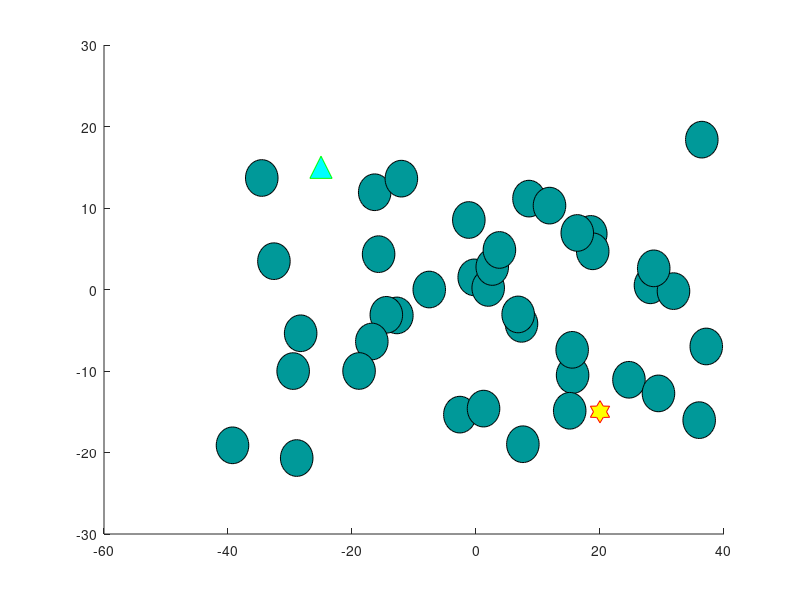

The MATLAB source for this figure: (Note: this script raises an error after producing the figure.)
clear all
figure

global RRT_ans;
RRT_time=[];
RRT_ftimes=0;
RRT_f=0;
num_ob=40;
xlim=[-40,40];   %[-40,40]
ylim=[-20,20];   %[-20,20]
start=[20,-15]; %[-20,15];  
goal=[-25,15]; %[25,15];
ob_size=[3,3];
M=3;

%% 初始化

%障碍物信息
obs=[
    %5
    5,0,4.0; 5,5,4.0;
    
    -7,5,4.0;  -10,10,4.0;  -13,-5,4.0;             %7,5,4.0;  10,10,4.0;  13,-5,4.0; 
    %4
    30,0,4.0;  25,10,4.0;   45,-10,4.0;  20,-5,4.0;         %30,0,4.0;  25,10,4.0;   45,-10,4.0;  20,-5,4.0;
    
    %4
   -20,-10,4.0;  -15,-5,4.0;   -11,-5,4.0; -1,-10,4.0;

    %3
    -6,10,4.0; -18,17,4.0;-10,15,4.0;
    
    %4
    -33,-3,4.0; -35,-5,4.0;  
    -35,13,4.0; -40,5,4.0 ];

% xx = [];
% yy = [];
% x1 = [10 -7.171 -15.3171];
% y1 = [10 2.20 -11.79730];
% 
% x = -13:0.25:10;
% y = spline(x1,y1,x);                                                       
% % plot(x,y,'linewidth',1.5);
% 
% x1=[x1,zeros(1,M-length(x1))];                                             
% y1=[y1,zeros(1,M-length(y1))];                                             
% 
% xx=[xx;x1];                                                                
% yy=[yy;y1]; 

%rrt*的起点、终点、轨迹
%障碍物 颜色+形状
for i=1:num_ob      %循环次数
    while true
        tmp_x = rand*(xlim(2)-xlim(1))+xlim(1);          
        tmp_y = rand*(ylim(2)-ylim(1))+ylim(1);
        tmp_s = rand*(ob_size(2)-ob_size(1))+ob_size(1);
        if sqrt( (tmp_x-start(1,1) )^2+ ( tmp_y-start(1,2) )^2) <= 4
            continue;
        elseif sqrt( (tmp_x-goal(1,1))^2 + (tmp_y-goal(1,2))^2 ) <= 4
            continue;
        else
            obs(i,1) = tmp_x;
            obs(i,2) = tmp_y;
            obs(i,3) = tmp_s;
%规则圆
        rectangle('Position',[obs(i,1)-obs(i,3) obs(i,2)-obs(i,3) obs(i,3)*1.75 obs(i,3)*1.5],'Curvature',[1 1],'FaceColor',[0 0.6 0.6]);    %障碍物
%不规则物体
% while true
%     if rem(i,3)==0
%     draw_x = [obs(i,1)+obs(i,3)*rand,obs(i,1)+obs(i,3)*rand,obs(i,1)-obs(i,3)*rand,obs(i,1)-obs(i,3)*rand];
%     draw_y = [obs(i,2)+obs(i,3)*rand,obs(i,2)-obs(i,3)*rand,obs(i,2)-obs(i,3)*rand,obs(i,2)+obs(i,3)*rand];
%     patch(draw_x,draw_y,'black');
%     elseif rem(i,3)==1
%     draw_x = [obs(i,1),obs(i,1)+obs(i,3)*rand,obs(i,1)+obs(i,3)*rand,obs(i,1)-obs(i,3)*rand,obs(i,1)-obs(i,3)*rand];
%     draw_y = [obs(i,2),obs(i,2)+obs(i,3)*rand,obs(i,2)-obs(i,3)*rand,obs(i,2)-obs(i,3)*rand,obs(i,2)+obs(i,3)*rand];
%     patch(draw_x,draw_y,'black');
%     else
%     draw_x = [obs(i,1),obs(i,1)+obs(i,2)*rand,obs(i,1)+obs(i,3)*rand,obs(i,1)+obs(i,3)*rand,obs(i,1)-obs(i,3)*rand,obs(i,1)-obs(i,3)*rand];
%     draw_y = [obs(i,2),obs(i,2),obs(i,2)+obs(i,3)*rand,obs(i,2)-obs(i,3)*rand,obs(i,2)-obs(i,3)*rand,obs(i,2)+obs(i,3)*rand];
%     patch(draw_x,draw_y,'black');  
        end
    break;
    end
end

%动态避障
% for i=1:num_ob 
%     x_move = obs(i,1):0.01:5; % 函数变量取值范围
%     y_move = 5*sin(x_move)+5; % 函数
%     % plot(x,y);
%     hold on
%     h = plot(x_move,y_move,'or', 'MarkerSize', 16);% 调节markersize后的数值调节圆的大小
%     for ii = -10:0.01:5
%     data = 5*sin(ii)+5;
%     axis([-40 40 -20 20]);
%     set(h,'Xdata',ii,'Ydata',data);
%     pause(0.1); % 调整速度
%     end
% end


%起点、终点
hold on
    plot(start(1),start(2),'rh','MarkerSize',16,'MarkerFaceColor','y');    
    plot(goal(1),goal(2),'g^','MarkerSize',16,'MarkerFaceColor','c');
param.threshold = 0.001;
param.maxNodes = 2000;      % 迭代次数
param.step_size = 0.3;       % 机器人每次行进步数
param.neighbourhood = 0.5;   % 寻找子节点的距离
param.random_seed = randi(101,1)-1;          %返回一个在0到100内的标量
param.obstacles=obs;
hold off
hold on
RRT_path = PlanPathRRTstar(param,start',goal',RRT_ftimes);
hold on
% APF_path= path_plan(start',goal',obs);  % 人工势场  计算并绘制出路径
pso(start,goal,obs);
legend('starting point','target point');
set(gca,'XLim',[-23,33]);    %坐标轴删除  
set(gca,'Ylim',[-20,20]);

